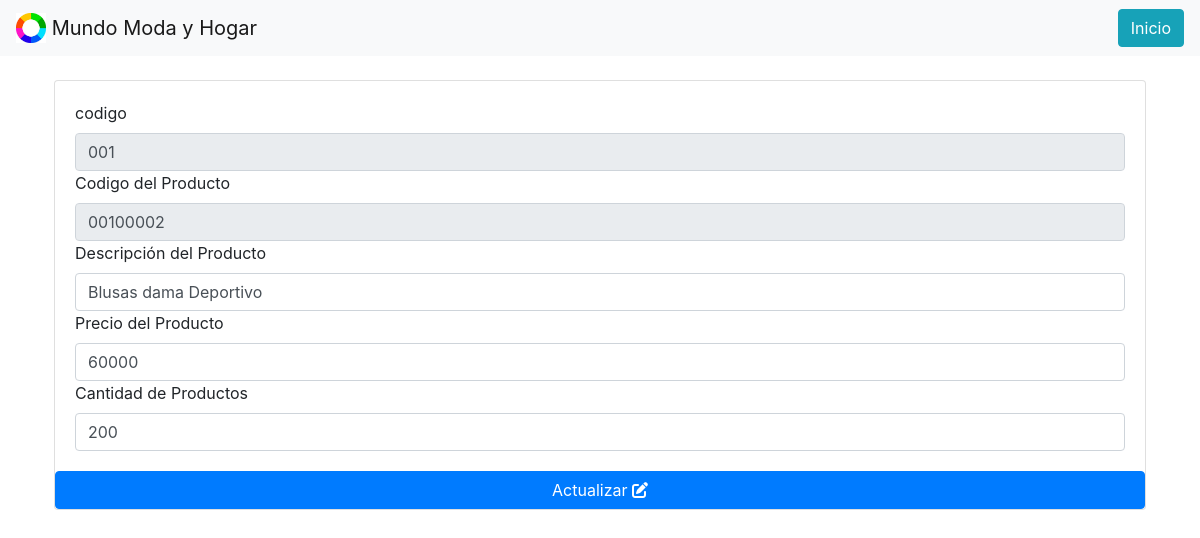
The app's page /php/update.php?id=180 with its own data.
### tables this page shows
CREATE TABLE IF NOT EXISTS `inventario_excel` (
  `id` int(10) NOT NULL AUTO_INCREMENT,
  `cod_inv` varchar(10) NOT NULL,
  `cod_pro` varchar(10) NOT NULL,
  `nom_pro` varchar(200) NOT NULL,
  `pro_price` int(10) NOT NULL,
  `quantity` int(10) NOT NULL,
  PRIMARY KEY (`id`)
);

### php/update.php (the view, shortened to what this page needs)
<?php
include('db.php');
include('../includes/headerTwo.php');
  if(isset($_GET['id'])){
       $id = $_GET['id'];
        $query ="SELECT * FROM inventario_excel WHERE id=$id";
        $result = mysqli_query($conn, $query);
      if(mysqli_num_rows($result)==1){
         $row = mysqli_fetch_array($result);
         $id = $row['id'];
         $code = $row['cod_inv'];
         $codeTwo = $row['cod_pro'];
         $description = $row['nom_pro'];
         $price = $row['pro_price'];
         $cant = $row['quantity'];
      }
  }else{
}
?>
<link rel="stylesheet" href="https://stackpath.bootstrapcdn.com/bootstrap/4.4.1/css/bootstrap.min.css">
<div class="container p-4">
              <div class="card">
                <div class="card-body">
                  <form action="update.php?id=<?php echo $id;?>" method="POST">
                  <label for="name_product">codigo</label>
                                    <input type="text" value="<?php echo $code; ?>" class="form-control" disabled>
                                    <label for="name_product">Codigo del Producto</label>
                                    <input type="text" value="<?php echo $code.$codeTwo; ?>" class="form-control" disabled>
                                    <label for="name_product">Descripci&oacute;n del Producto</label>
                                    <input type="text" name="new" class="form-control" value="<?php echo $description; ?>" placeholder="Ingrese precio del producto" required>
                                    <label for="name_product">Precio del Producto</label>
                                    <input type="text" name="new2" class="form-control" value="<?php echo $price; ?>" placeholder="Ingrese nombre del producto" required>
                                    <label for="name_product">Cantidad de Productos</label>
                                    <input type="text" name="new3" class="form-control" value="<?php echo $cant; ?>" placeholder="Ingrese cantidad de productos" required>
                                </div>
                              <button name="update_product" class="btn btn-primary">Actualizar <i class="fas fa-edit"></i></button>
                </div>
              </div>

### records on screen
inventario_excel: cod_inv "001", cod_inv+cod_pro "00100002", new "Blusas dama Deportivo", new2 "60000", new3 "200"
